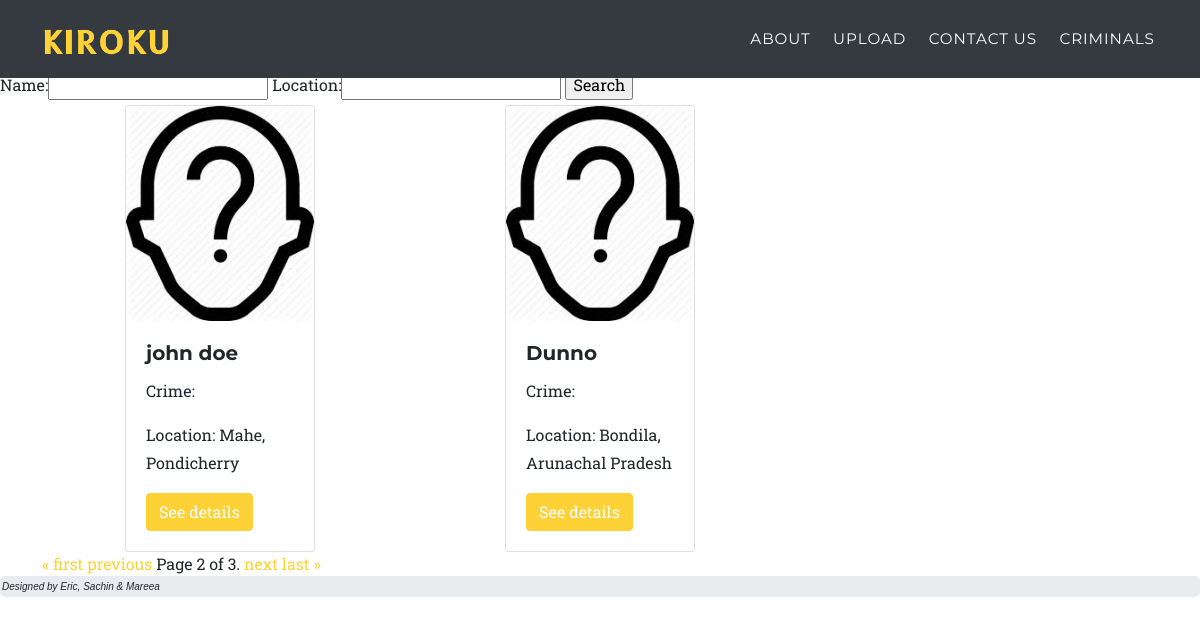
/criminals/?page=2, run on the app's committed database.
### criminals/models.py (models this page shows, shortened)
class Criminal(models.Model):
    criminal_id = models.AutoField(primary_key=True)
    name = models.CharField(max_length=30)
    age = models.IntegerField()
    physical_description = models.TextField(blank=True)
    date = models.DateField()
    state = models.ForeignKey('upload.States', on_delete=models.CASCADE, default=11)
    city = ChainedForeignKey(
        Cities,
        chained_field="state",
        chained_model_field="state",
        show_all=False,
        auto_choose=True,
        sort=True)
    crime_type = models.CharField(max_length=30)
    arresting_agency = models.CharField(max_length=30)
    photo = models.ImageField(blank=True, upload_to='criminals/', default='criminals/missing.jpeg')
    rating = models.FloatField(default=0)
    def location(self):
        return self.city.name + ', ' + self.state.name

### upload/models.py (models this page shows, shortened)
class Cities(models.Model):
    name = models.CharField(max_length=30)
    state = models.ForeignKey('States', on_delete=models.CASCADE)

class States(models.Model):
    name = models.CharField(max_length=30)

### criminals/views.py (the view)
# urls.py: path('', views.search, name='criminals'),
def search(request):
    if request.GET.get('search'):
        searchName = request.GET.get('search')
        print(searchName)
        criminals = Criminal.objects.filter(name__contains=searchName)
        form = AdvancedSearch(data={'name': searchName})
    elif (request.GET.get('name')):
            form = AdvancedSearch(request.GET)
            if (form.is_valid()):
                criminals = Criminal.objects.filter(name__contains=form.cleaned_data['name'])
            else:
                criminals = Criminal.objects.all()
    else:
        form = AdvancedSearch()
        criminals = Criminal.objects.all()
    paginator = Paginator(criminals, 2)
    page_number = request.GET.get('page')
    page_obj = paginator.get_page(page_number)
    return render(request, 'criminals/results.html', {'criminals': page_obj, 'advancedSearch': form})

### criminals/forms.py
class AdvancedSearch(forms.Form):
    name = forms.CharField(max_length=30)
    location = forms.CharField(max_length=12, required=False)

### criminals/templates/criminals/results.html
{% extends 'criminals/criminals.html' %}
{% block results %}
<div class="container">
  <div class="row">
    {% for criminal in criminals %}
    <div class="col-sm-4 p-0">
      <div class="card w-50 mx-auto">
        <img class="card-img-top" src="{{ criminal.photo.url }}" alt="Card image cap">
        <div class="card-body">
          <h5 class="card-title">{{ criminal.name }}</h5>
          <p class="card-text">Crime: {{ criminal.crime }} </p>
          <p class="card-text">Location: {{ criminal.location }} </p>
          <a href="#" class="btn btn-primary">See details</a>
        </div>
      </div>
    </div>
    {% endfor %}
  </div>
    <div class="pagination">
      <span class="step-links">
          {% if criminals.has_previous %}
              <a href="?page=1">&laquo; first</a>
              <a href="?page={{ criminals.previous_page_number }}">previous</a>
          {% endif %}
          <span class="current">
              Page {{ criminals.number }} of {{ criminals.paginator.num_pages }}.
          </span>
          {% if criminals.has_next %}
              <a href="?page={{ criminals.next_page_number }}">next</a>
              <a href="?page={{ criminals.paginator.num_pages }}">last &raquo;</a>
          {% endif %}
      </span>
    </div>
</div>
{% endblock %}

### data on the page
Criminal: photo (picture), name "john doe", location "Mahe, Pondicherry"
Criminal: photo (picture), name "Dunno", location "Bondila, Arunachal Pradesh"

### other printed values
{{ criminals.number }} "2"
{{ criminals.paginator.num_pages }} "3"
